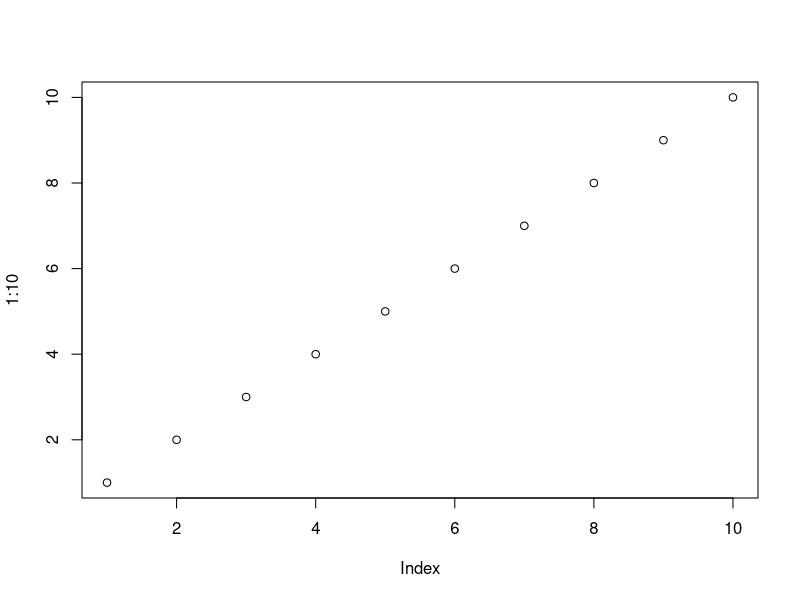
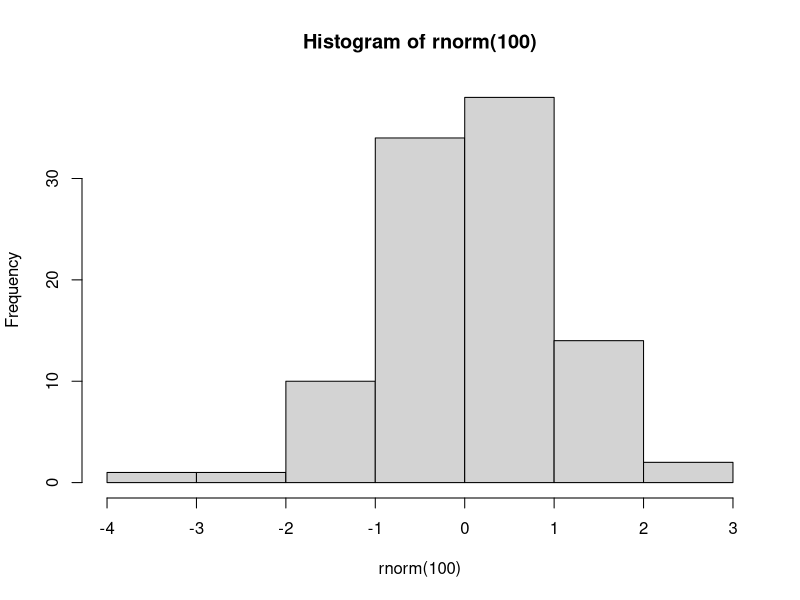

These charts were generated, in order, by the following R code: (Note: this script raises an error after producing the figures.)
## ---- chunk 1
plot(1:10)
## ---- chunk 2
hist(rnorm(100))
## ---- chunk 3
knitr::kable(head(cars))
## ---- chunk 4
knitr::include_graphics("/home/jtrecenti/Downloads/cursor1-41.png")
